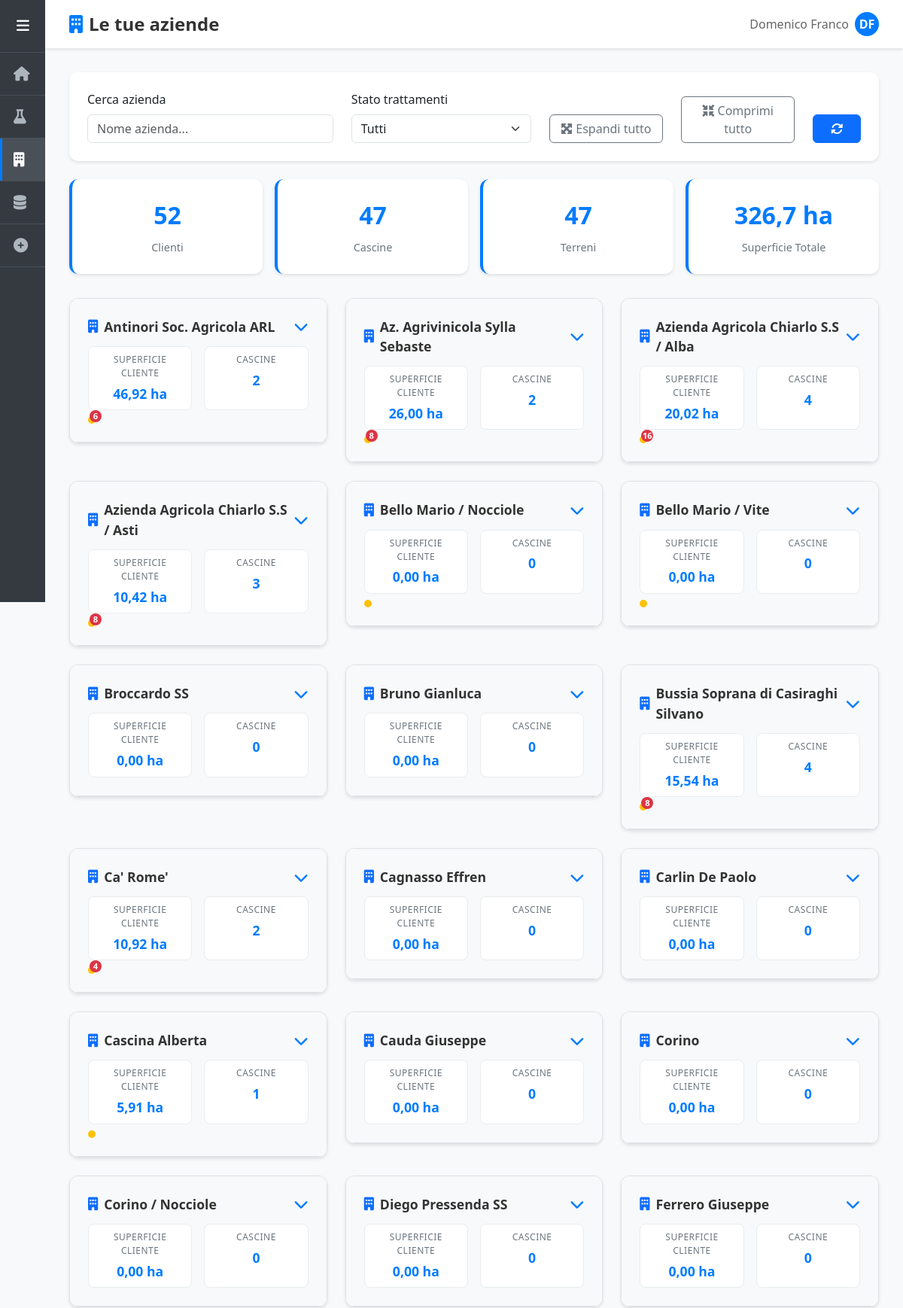
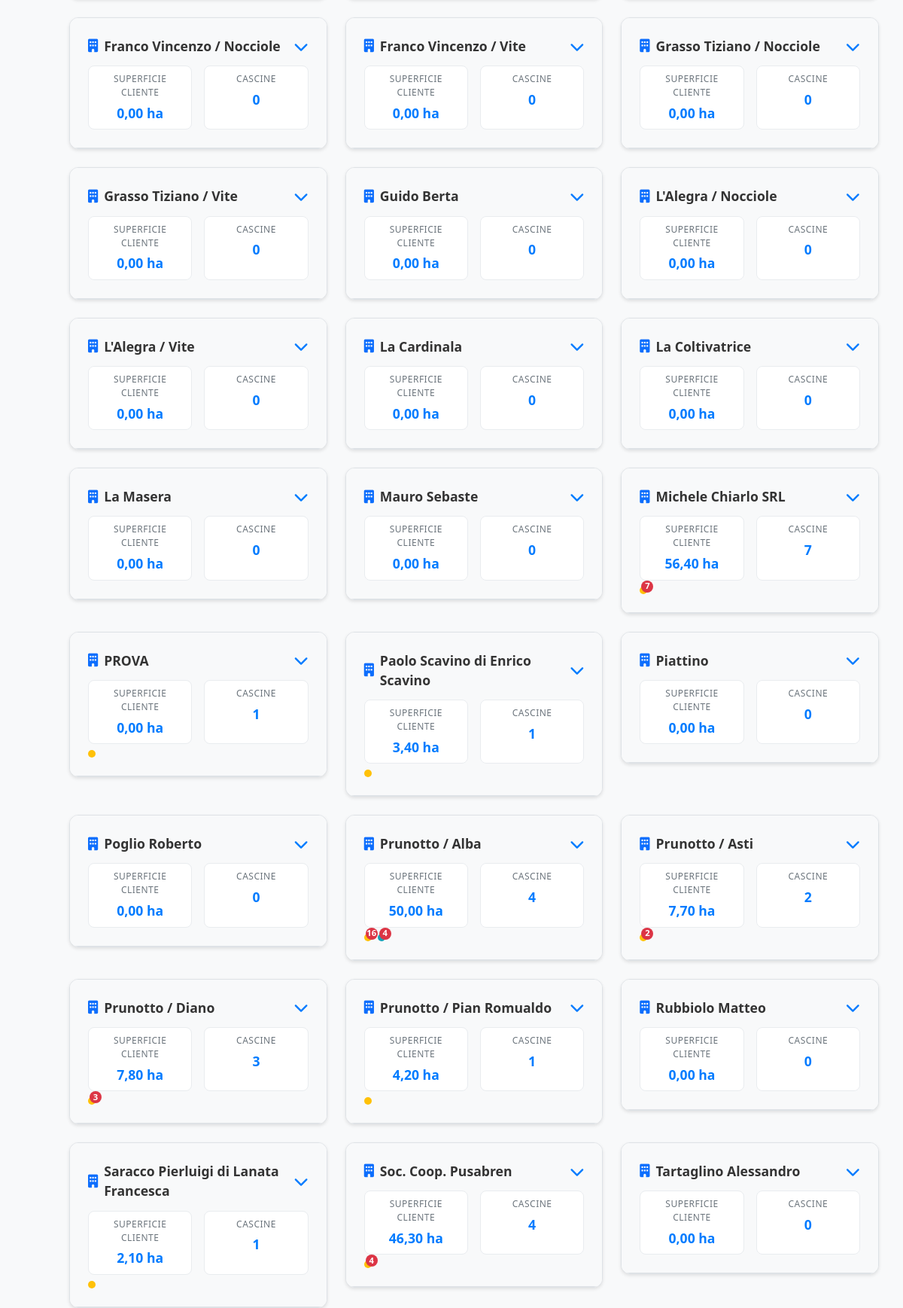
The app's page /aziende/ (upper part) with its own data (2 pictures, top to bottom).
### domenico/models.py (models this page shows, shortened)
class Cliente(models.Model):
    nome = models.CharField(max_length=200)
    creato_il = models.DateTimeField(auto_now_add=True)

### domenico/views.py (the view)
# urls.py: path('aziende/', views.aziende, name='aziende'),
def aziende(request):
    from django.db.models import Sum, Count, Q
    clienti = Cliente.objects.prefetch_related(
        'cascine__terreni',
        'cascine__contoterzista',
        'trattamenti'
    ).annotate(
        superficie_totale=Sum('cascine__terreni__superficie'),
        trattamenti_programmati=Count(
            'trattamenti',
            filter=Q(trattamenti__stato='programmato')
        ),
        trattamenti_comunicati=Count(
            'trattamenti',
            filter=Q(trattamenti__stato='comunicato')
        )
    ).order_by('nome')
    aziende_tree = []
    for cliente in clienti:
        cliente_data = {
            'id': cliente.id,
            'nome': cliente.nome,
            'superficie_totale': cliente.superficie_totale or 0,
            'trattamenti_programmati': cliente.trattamenti_programmati,
            'trattamenti_comunicati': cliente.trattamenti_comunicati,
            'cascine': []
        }
        for cascina in cliente.cascine.all():
            superficie_cascina = sum(terreno.superficie for terreno in cascina.terreni.all())
            cascina_data = {
                'id': cascina.id,
                'nome': cascina.nome,
                'superficie_totale': superficie_cascina,
                'contoterzista': cascina.contoterzista.nome if cascina.contoterzista else None,
                'terreni': list(cascina.terreni.all())
            }
            cliente_data['cascine'].append(cascina_data)
        aziende_tree.append(cliente_data)
    context = {
        'aziende_tree': aziende_tree,
    }
    return render(request, 'aziende.html', context)

### domenico/templatetags/aziende_extras.py (called while the page is built)
@register.filter
def total_cascine(aziende_tree):
    total = 0
    for cliente in aziende_tree:
        total += len(cliente['cascine'])
    return total

@register.filter
def total_terreni(aziende_tree):
    total = 0
    for cliente in aziende_tree:
        for cascina in cliente['cascine']:
            total += len(cascina['terreni'])
    return total

@register.filter
def total_superficie(aziende_tree):
    total = 0
    for cliente in aziende_tree:
        total += float(cliente['superficie_totale'] or 0)
    return round(total, 2)

### domenico/templates/aziende.html (shortened to what this page needs)
{% extends 'base.html' %}
{% load aziende_extras %}
{% block page_title %}Le tue aziende{% endblock %}
{% block page_icon %}<i class="fas fa-building"></i>{% endblock %}
{% block content %}
<div class="search-filters">
    <div class="row align-items-end">
        <div class="col-md-4">
            <label class="form-label">Cerca azienda</label>
            <input type="text" class="form-control" id="searchInput" placeholder="Nome azienda..." onkeyup="filterAziende()">
        </div>
        <div class="col-md-3">
            <label class="form-label">Stato trattamenti</label>
            <select class="form-select" id="statusFilter" onchange="filterAziende()">
                <option value="">Tutti</option>
            </select>
        </div>
        <div class="col-md-2">
            <button class="btn btn-outline-secondary w-100" onclick="expandAll()">
                <i class="fas fa-expand-arrows-alt"></i> Espandi tutto
            </button>
        </div>
        <div class="col-md-2">
            <button class="btn btn-outline-secondary w-100" onclick="collapseAll()">
                <i class="fas fa-compress-arrows-alt"></i> Comprimi tutto
            </button>
        </div>
        <div class="col-md-1">
            <button class="btn btn-primary w-100" onclick="location.reload()">
                <i class="fas fa-sync-alt"></i>
            </button>
        </div>
    </div>
</div>
{% if aziende_tree %}
<div class="summary-cards">
    <div class="summary-card">
        <div class="number">{{ aziende_tree|length }}</div>
        <div class="label">Clienti</div>
    </div>
    <div class="summary-card">
        <div class="number">{{ aziende_tree|total_cascine }}</div>
        <div class="label">Cascine</div>
    </div>
    <div class="summary-card">
        <div class="number">{{ aziende_tree|total_terreni }}</div>
        <div class="label">Terreni</div>
    </div>
    <div class="summary-card">
        <div class="number">{{ aziende_tree|total_superficie|floatformat:1 }} ha</div>
        <div class="label">Superficie Totale</div>
    </div>
</div>
{% endif %}
<div class="aziende-container" id="aziendeContainer">
    {% if aziende_tree %}
        {% for cliente in aziende_tree %}
        <div class="azienda-card"
             data-azienda="{{ cliente.nome|lower }}"
             data-programmati="{{ cliente.trattamenti_programmati }}"
             data-comunicati="{{ cliente.trattamenti_comunicati }}">
            <div class="azienda-header" onclick="toggleAzienda({{ cliente.id }})">
                <div class="azienda-title">
                    <i class="fas fa-building text-primary me-2"></i>
                    {{ cliente.nome }}
                    <i class="fas fa-chevron-down expand-icon" id="icon-{{ cliente.id }}"></i>
                </div>
                <div class="azienda-info">
                    <div class="info-item">
                        <div class="info-label">Superficie Cliente</div>
                        <div class="info-value">{{ cliente.superficie_totale|floatformat:2 }} ha</div>
                    </div>
                    <div class="info-item">
                        <div class="info-label">Cascine</div>
                        <div class="info-value">{{ cliente.cascine|length }}</div>
                    </div>
                </div>
                {% if cliente.trattamenti_programmati > 0 or cliente.trattamenti_comunicati > 0 %}
                <div class="status-indicators">
                    {% if cliente.trattamenti_programmati > 0 %}
                    <div class="status-dot programmato" title="Trattamenti programmati">
                        {% if cliente.trattamenti_programmati > 1 %}
                        <span class="status-count">{{ cliente.trattamenti_programmati }}</span>
                        {% endif %}
                    </div>
                    {% endif %}
                    {% if cliente.trattamenti_comunicati > 0 %}
                    <div class="status-dot comunicato" title="Trattamenti comunicati">
                        {% if cliente.trattamenti_comunicati > 1 %}
                        <span class="status-count">{{ cliente.trattamenti_comunicati }}</span>
                        {% endif %}
                    </div>
                    {% endif %}
                </div>
                {% endif %}
            </div>
        </div>
        {% endfor %}
    {% endif %}
</div>
{% endblock %}

### domenico/templates/base.html (style rules this page uses)
:root { --sidebar-width: 60px; --sidebar-expanded-width: 200px; --sidebar-bg: #343a40; --sidebar-hover: #495057; --primary-color: #007bff; }
body { background-color: #f8f9fa; font-family: 'Segoe UI', Tahoma, Geneva, Verdana, sans-serif; }
.page-title i { margin-right: 0.5rem; color: var(--primary-color); }

### domenico/templates/aziende.html (style rules this page uses)
:root { --primary-color: #007bff; --success-color: #28a745; --warning-color: #ffc107; --info-color: #17a2b8; --light-bg: #f8f9fa; --border-color: #dee2e6; --shadow: 0 2px 4px rgba(0,0,0,0.1); }
.search-filters { background: white; padding: 1.5rem; border-radius: 12px; box-shadow: var(--shadow); margin-bottom: 1.5rem; }
.summary-cards { display: grid; grid-template-columns: repeat(auto-fit, minmax(200px, 1fr)); gap: 1rem; margin-bottom: 2rem; }
.summary-card { background: white; padding: 1.5rem; border-radius: 12px; box-shadow: var(--shadow); text-align: center; border-left: 4px solid var(--primary-color); }
.summary-card .number { font-size: 2rem; font-weight: bold; color: var(--primary-color); margin-bottom: 0.5rem; }
.summary-card .label { color: #6c757d; font-size: 0.9rem; font-weight: 500; }
.aziende-container { display: grid; grid-template-columns: repeat(auto-fill, minmax(350px, 1fr)); gap: 1.5rem; grid-auto-rows: max-content; align-items: start; }
.azienda-card { background: white; border-radius: 12px; box-shadow: var(--shadow); transition: all 0.3s ease; overflow: hidden; border: 1px solid var(--border-color); position: relative; height: fit-content; align-self: start; }
.azienda-header { padding: 1.5rem; cursor: pointer; background: var(--light-bg); border-bottom: 1px solid var(--border-color); position: relative; }
.azienda-title { font-size: 1.1rem; font-weight: 600; color: #333; margin-bottom: 0.5rem; display: flex; align-items: center; }
.expand-icon { margin-left: auto; transition: transform 0.3s ease; color: var(--primary-color); font-size: 1.2rem; }
.azienda-info { display: grid; grid-template-columns: 1fr 1fr; gap: 1rem; margin-top: 0.8rem; }
.info-item { text-align: center; padding: 0.5rem; background: white; border-radius: 8px; border: 1px solid #e9ecef; }
.info-label { font-size: 0.75rem; color: #6c757d; font-weight: 500; text-transform: uppercase; letter-spacing: 0.5px; margin-bottom: 0.3rem; }
.info-value { font-size: 1.1rem; font-weight: 600; color: var(--primary-color); }
.status-indicators { display: flex; gap: 0.5rem; align-items: center; margin-top: 0.5rem; }
.status-dot { width: 10px; height: 10px; border-radius: 50%; position: relative; }
.status-dot.programmato { background-color: var(--warning-color); }
.status-dot.comunicato { background-color: var(--info-color); }
.status-count { background: #dc3545; color: white; border-radius: 50%; width: 16px; height: 16px; font-size: 0.7rem; display: flex; align-items: center; justify-content: center; font-weight: bold; position: absolute; top: -8px; right: -8px; }
.azienda-card { animation: fadeInUp 0.5s ease-out; }
@media (max-width: 1200px) { .aziende-container { grid-template-columns: repeat(auto-fill, minmax(320px, 1fr)); } }

### records on screen
Cliente: nome "Antinori Soc. Agricola ARL"
Cliente: nome "Az. Agrivinicola Sylla Sebaste"
Cliente: nome "Azienda Agricola Chiarlo S.S / Alba"
Cliente: nome "Azienda Agricola Chiarlo S.S / Asti"
Cliente: nome "Bello Mario / Nocciole"
Cliente: nome "Bello Mario / Vite"
Cliente: nome "Broccardo SS"
Cliente: nome "Bruno Gianluca"
Cliente: nome "Bussia Soprana di Casiraghi Silvano"
Cliente: nome "Ca' Rome'"
Cliente: nome "Cagnasso Effren"
Cliente: nome "Carlin De Paolo"
Cliente: nome "Cascina Alberta"
Cliente: nome "Cauda Giuseppe"
Cliente: nome "Corino"
Cliente: nome "Corino / Nocciole"
Cliente: nome "Diego Pressenda SS"
Cliente: nome "Ferrero Giuseppe"
Cliente: nome "Franco Vincenzo / Nocciole"
Cliente: nome "Franco Vincenzo / Vite"
Cliente: nome "Grasso Tiziano / Nocciole"
Cliente: nome "Grasso Tiziano / Vite"
Cliente: nome "Guido Berta"
Cliente: nome "L'Alegra / Nocciole"
Cliente: nome "L'Alegra / Vite"
Cliente: nome "La Cardinala"
Cliente: nome "La Coltivatrice"
Cliente: nome "La Masera"
Cliente: nome "Mauro Sebaste"
Cliente: nome "Michele Chiarlo SRL"
Cliente: nome "PROVA"
Cliente: nome "Paolo Scavino di Enrico Scavino"
Cliente: nome "Piattino"
Cliente: nome "Poglio Roberto"
Cliente: nome "Prunotto / Alba"
Cliente: nome "Prunotto / Asti"
Cliente: nome "Prunotto / Diano"
Cliente: nome "Prunotto / Pian Romualdo"
Cliente: nome "Rubbiolo Matteo"
Cliente: nome "Saracco Pierluigi di Lanata Francesca"
Cliente: nome "Soc. Coop. Pusabren"
Cliente: nome "Tartaglino Alessandro"

### other values on screen
{{ aziende_tree|length }} "52"
{{ aziende_tree|total_cascine }} "47"
{{ aziende_tree|total_terreni }} "47"
{{ aziende_tree|total_superficie|floatformat:1 }} "326,7"
{{ cliente.superficie_totale|floatformat:2 }} "46,92" "26,00" "20,02" "10,42" "0,00" "0,00" "0,00" "0,00" "15,54" "10,92" "0,00" "0,00" "5,91" "0,00" "0,00" "0,00" "0,00" "0,00" "0,00" "0,00" "0,00" "0,00" "0,00" "0,00" "0,00" "0,00" "0,00" "0,00" "0,00" "56,40" "0,00" "3,40" "0,00" "0,00" "50,00" "7,70" "7,80" "4,20" "0,00" "2,10" "46,30" "0,00"
{{ cliente.cascine|length }} "2" "2" "4" "3" "0" "0" "0" "0" "4" "2" "0" "0" "1" "0" "0" "0" "0" "0" "0" "0" "0" "0" "0" "0" "0" "0" "0" "0" "0" "7" "1" "1" "0" "0" "4" "2" "3" "1" "0" "1" "4" "0"
{{ cliente.trattamenti_programmati }} "6" "8" "16" "8" "8" "4" "7" "16" "2" "3" "4"
{{ cliente.trattamenti_comunicati }} "4"
